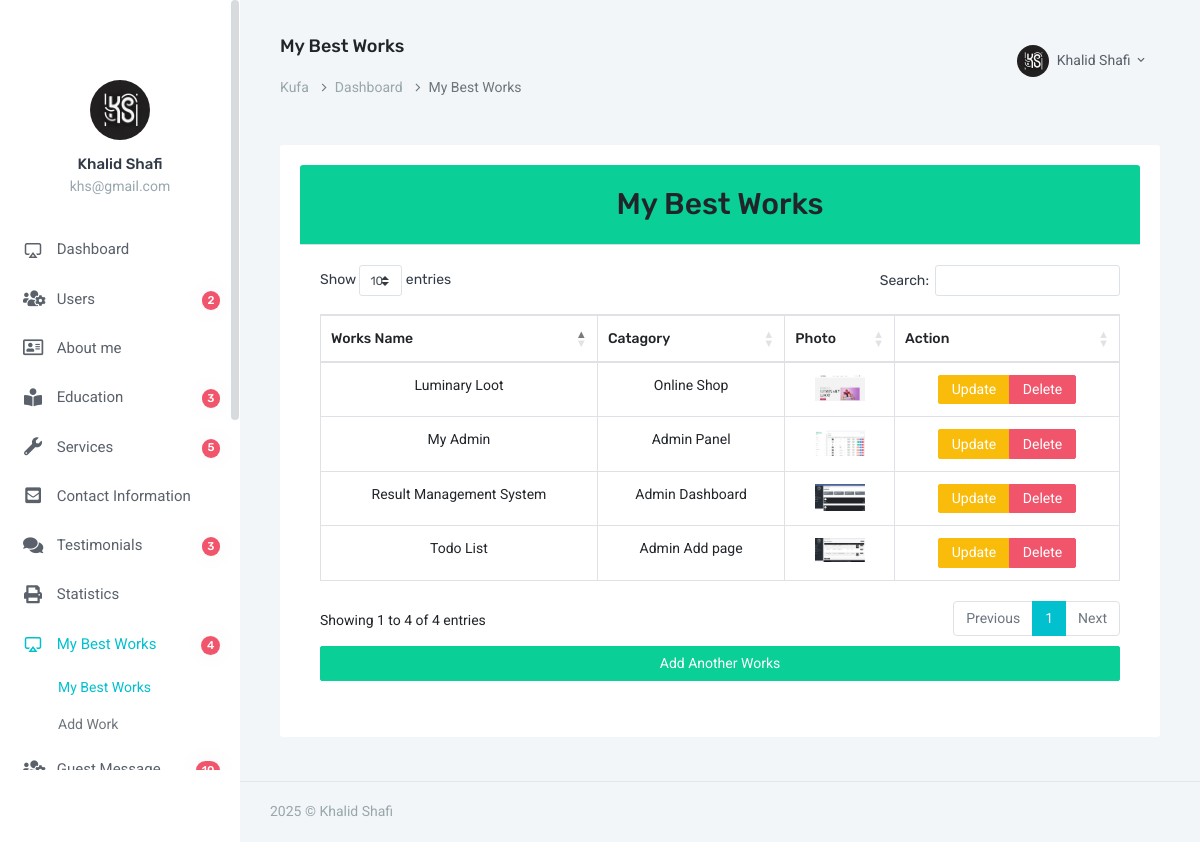
/admin/best_works.php (signed in), run on the app's committed database.
### tables this page shows
CREATE TABLE `users` (
  `id` int(3) NOT NULL,
  `fname` varchar(100) NOT NULL,
  `email` varchar(100) NOT NULL,
  `password` varchar(255) NOT NULL,
  `status` int(1) NOT NULL DEFAULT 1,
  `photo` varchar(100) NOT NULL DEFAULT 'default.png'
);

CREATE TABLE `my_best_works` (
  `id` int(2) NOT NULL,
  `works_name` varchar(100) NOT NULL,
  `catagory` varchar(100) NOT NULL,
  `photo` varchar(110) NOT NULL DEFAULT 'default.jpg'
);

### admin/best_works.php (the view, shortened to what this page needs)
<?php
$title="My Best Works";
require_once "header.php";
require_once "db.php";
$all_works = $dbcon->query("SELECT * FROM my_best_works");
?>
                                	<div class="card mb-3" >
																	  <div class="card-header bg-success text-center"><h2>My Best Works</h2></div>
																	  <div class="card-body">
																				<table id="example" class="table table-bordered text-center">
																					<thead>
																						<tr>
																							<th>Works Name</th>
																							<th>Catagory</th>
																							<th>Photo</th>
																							<th>Action</th>
																						</tr>
																					</thead>
																					<tbody>
																					<?php foreach ($all_works as $result) {
																					 ?>
																						<tr>
																							<td><?=$result['works_name']?></td>
																							<td><?=$result['catagory']?></td>
																							<td><img src="image/my_best_works/<?=$result['photo']?>" alt="" style="width: 50px;"></td>
																							<td>
																								<div class="btn-group">
																									<a class="btn btn-sm btn-warning" href="best_works_update.php?id=<?=base64_encode($result['id'])?>">Update</a>
																									<a class="btn btn-sm btn-danger" href="best_works_delete.php?id=<?=base64_encode($result['id'])?>">Delete</a>
																								</div>
																							</td>
																						</tr>
																					<?php } ?>
																					</tbody>
																				</table>
																				<a class="btn btn-block btn-success mt-2" href="my_best_works.php">Add Another Works</a>
																	  </div>
																	</div>
<?php
    require_once "footer.php";
?>

### admin/header.php (shortened to what this page needs)
<?php require_once "db.php"; ?>
<!doctype html>
<html lang="en">
<head>
        <link rel="stylesheet" href="https://cdnjs.cloudflare.com/ajax/libs/twitter-bootstrap/4.1.3/css/bootstrap.css">
        <link rel="stylesheet" href="https://cdn.datatables.net/1.10.20/css/dataTables.bootstrap4.min.css">
        <link href="assets/css/bootstrap.min.css" rel="stylesheet" type="text/css" />
        <link href="assets/css/icons.css" rel="stylesheet" type="text/css" />
        <link rel="stylesheet" href="../front_end_assets/css/fontawesome-all.min.css">
        <link href="assets/css/metismenu.min.css" rel="stylesheet" type="text/css" />
        <link href="assets/css/style.css" rel="stylesheet" type="text/css" />
    </head>
    <body>
        <div id="wrapper">
            <div class="left side-menu">
                <div class="slimscroll-menu" id="remove-scroll">
                    <div class="user-box">
                        <div class="user-img">
                <?php
                    $email_for_photo = $_SESSION['user_email'];
                    $query_for_photo = $dbcon->query( "SELECT photo FROM users WHERE email='$email_for_photo'");
                    $photo_from_db   = $query_for_photo -> fetch_assoc();
                 ?>
                            <img src="image/users/<?=$photo_from_db['photo']?>" alt="user-img" title="Mat Helme" class="rounded-circle img-fluid">
                        </div>
                        <h5><a href="#"><?= $_SESSION['user_name']?></a> </h5>
                        <p class="text-muted"><?=$_SESSION['user_email']?></p>
                    </div>
                    <div id="sidebar-menu">
                        <ul class="metismenu" id="side-menu">
                            <li>
                                <a href="index.php">
                                    <i class="fi-air-play"></i> <span> Dashboard </span>
                                </a>
                            </li>
                            <li>
                                <a href="users.php"><i class="fas fa-users-cog"></i>
                                    <span class="badge badge-danger badge-pill float-right">
                                        <?php
                                        $result = $dbcon->query("SELECT COUNT(*) AS total_users FROM users");
                                        $row = $result->fetch_assoc();
                                        echo $row['total_users'];
                                        ?>
                                    </span>
                                    <span> Users </span>
                                </a>
                            </li>
                            <li>
                                <a href="javascript: void(0);"><i class="far fa-address-card"></i>  <span> About me </span></a>
                            </li>
                            <li>
                                <a href="javascript: void(0);"><i class="fas fa-book-reader"></i>
                                    <span class="badge badge-danger badge-pill float-right">
                                        <?php
                                        $education_result = $dbcon->query("SELECT COUNT(*) AS total_field FROM education_informations");
                                        $education_row = $education_result->fetch_assoc();
                                        echo $education_row['total_field'];
                                        ?>
                                    </span>
                                <span> Education </span></a>
                            </li>
                            <li>
                                <a href="javascript: void(0);"><i class="fas fa-wrench"></i>
                                    <span class="badge badge-danger badge-pill float-right">
                                        <?php
                                        $services_result = $dbcon->query("SELECT COUNT(*) AS total_field FROM services");
                                        $services_row = $services_result->fetch_assoc();
                                        echo $services_row['total_field'];
                                        ?>
                                    </span>
                                    <span> Services </span></a>
                            </li>
                            <li>
                                <a href="javascript: void(0);"><i class="fas fa-envelope-square"></i> <span> Contact Information</span></a>
                            </li>
                            <li>
                                <a href="javascript: void(0);"><i class="fas fa-comments"></i>
                                    <span class="badge badge-danger badge-pill float-right">
                                        <?php
                                        $testimonial_result = $dbcon->query("SELECT COUNT(*) AS total_field FROM testimonials");
                                        $testimonial_row = $testimonial_result->fetch_assoc();
                                        echo $testimonial_row['total_field'];
                                        ?>
                                    </span>
                                    <span> Testimonials</span></a>
                            </li>
                            <li>
                                <a href="javascript: void(0);"><i class="fas fa-print"></i><span> Statistics</span></a>
                            </li>
                            <li>
                                <a href="javascript: void(0);"><i class="fi-air-play"></i>
                                    <span class="badge badge-danger badge-pill float-right">
                                        <?php
                                        $best_works_result = $dbcon->query("SELECT COUNT(*) AS total_field FROM my_best_works");
                                        $best_works_row = $best_works_result->fetch_assoc();
                                        echo $best_works_row['total_field'];
                                        ?>
                                    </span>
                                    <span> My Best Works</span></a>
                                <ul class="nav-second-level" aria-expanded="false">
                                    <li><a href="best_works.php">My Best Works</a></li>
                                    <li><a href="my_best_works.php">Add Work</a></li>
                                </ul>
                            </li>
                            <li>
                                <a href="all_guest_message.php">
                                    <i class="fas fa-users-cog"></i>
                                    <span class="badge badge-danger badge-pill float-right">
                                        <?php
                                        $guest_message_result = $dbcon->query("SELECT COUNT(*) AS total_field FROM guest_messages");
                                        $guest_message_row = $guest_message_result->fetch_assoc();
                                        echo $guest_message_row['total_field'];
                                        ?>
                                    </span>
                                     <span> Guest Message</span>
                                </a>
                            </li>
                        </ul>
                    </div>
                </div>
            </div>
            <div class="content-page">
                <div class="topbar">
                    <nav class="navbar-custom">
                        <ul class="list-unstyled topbar-right-menu float-right mb-0">
                            <li class="dropdown notification-list">
                                <a class="nav-link dropdown-toggle nav-user" data-toggle="dropdown" href="#" role="button"
                                   aria-haspopup="false" aria-expanded="false">
                                    <img src="image/users/<?=$photo_from_db['photo']?>" alt="user" class="rounded-circle"> <span class="ml-1"><?=$_SESSION['user_name']?> <i class="mdi mdi-chevron-down"></i> </span>
                                </a>
                            </li>
                        </ul>
                        <ul class="list-inline menu-left mb-0">
                            <li>
                                <h4 class="page-title-main"><?=$title?></h4>
                                <ol class="breadcrumb">
                                    <li class="breadcrumb-item"><a href="../index.php">Kufa</a></li>
                                    <li class="breadcrumb-item"><a href="index.php">Dashboard</a></li>
                                    <li class="breadcrumb-item active"><?=$title?></li>
                                </ol>
                            </li>
                        </ul>
                    </nav>
                </div>
                <div class="content">
                    <div class="container-fluid">
                        <div class="row">
                            <div class="col-12">
                                <div class="card-box">

### data on the page
users: photo (picture)
my_best_works: works_name "Todo List", catagory "Admin Add page", photo (picture)
my_best_works: works_name "Result Management System", catagory "Admin Dashboard", photo (picture)
my_best_works: works_name "Luminary Loot", catagory "Online Shop", photo (picture)
my_best_works: works_name "My Admin", catagory "Admin Panel", photo (picture)

### other printed values
$_SESSION['user_name'] "Khalid Shafi"
$_SESSION['user_email'] "khs@gmail.com"
$row['total_users'] "2"
$education_row['total_field'] "3"
$services_row['total_field'] "5"
$testimonial_row['total_field'] "3"
$best_works_row['total_field'] "4"
$title "My Best Works"
